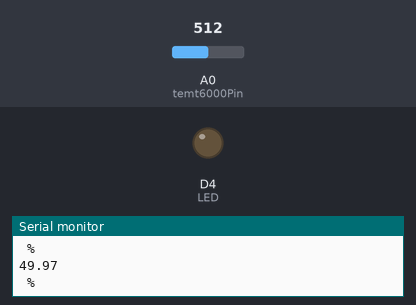
This sketch was run on a simulated ESP8266 (NodeMCU). Parts: output pins drawn as LEDs (lit = HIGH), the last lines printed to the serial monitor. The test bench sets the inputs (shaded band); at power-on: A0 (temt6000Pin) = 512. WiFi joins after 1.5 s; servers stay silent unless stated.

Above: at 1.3 s.
1.4 s: A0 (temt6000Pin) set to 322
2.9 s: A0 (temt6000Pin) set to 290
At 10.3 s:
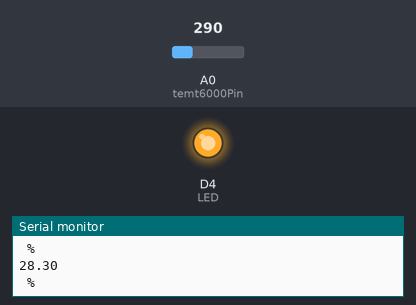
Timing chart, 0 to 10.5 s (numbered marks = the images above; inputs shaded):
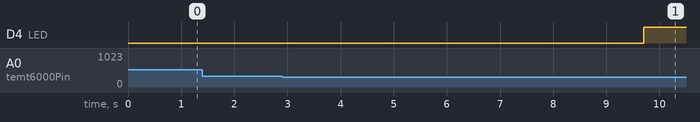

Measured:
- the behaviour switches between 308 and 307 on A0 (temt6000Pin) (found by bisection; images 0 and 1)
- after the input at 2.9 s, D4 (LED): LOW → HIGH after 6.8 s

The sketch:

MAINTANUS_ALERT.ino
```cpp
#include <ESP8266WiFi.h>

int temt6000Pin = A0;

const char* ssid     = "harshank";

const char* password = "10203040";


int LED =D4;
float light;
int light_value;

const char* host = "maker.ifttt.com";     //IFTTT channel address


void setup() {


  pinMode(LED,OUTPUT);

  Serial.begin(115200);

  digitalWrite(LED,LOW); // By default Off state
  pinMode(temt6000Pin, INPUT);


  }


int value = 1;

void loop() {

   int light_value = analogRead(temt6000Pin);
light = light_value * 0.0976;// percentage calculation
Serial.println(light);
Serial.println(" %");


    if (light <= 30) {

       if (value == 1){

         WiFi.disconnect();

        Serial.println("Button Pressed");

       WiFi.begin(ssid, password); // connecting to wifi

       while (WiFi.status() != WL_CONNECTED) {

        Serial.println("Conencting");

       delay(500);

       }

       digitalWrite(LED,LOW);  // LED turns On

       WiFiClient client;

       const int httpPort = 80;

       if (!client.connect(host, httpPort)) {

        Serial.println("Weak Network");

       return;

       }

       // We now create a URI for the request

       String url = "/trigger/street/with/key/g3Yn2ZWbbFxGrxeWdsNErG71ExnFxfx3B62qnftbkkE";   //our link to trigger the event with special key and event name


       // This will send the request to the server

       client.print(String("GET ") + url + " HTTP/1.1\r\n" + "Host: " + host + "\r\n" + "Connection: close\r\n\r\n");  // GET request


       value = 0;

       delay(5000);

       digitalWrite(LED,HIGH);  // LED turns Off

       }

    }

    else{

    value = 1;

    delay(500);

    }

}
```
